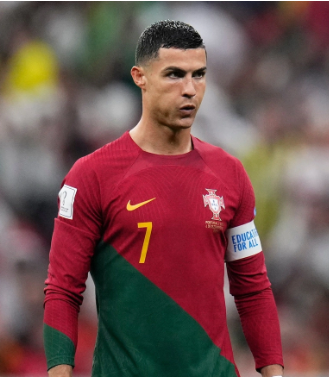
#> input picture face_detection/images/Ronaldo.PNG, 329 x 377 px, given in place of the camera
$ python detect_faces.py
#> lines starting #> are read from the running program, lines starting #| are printed output that depends on the picture
# USAGE
# python detect_faces.py --face cascades/haarcascade_frontalface_default.xml --image images/obama.png

# import the necessary packages
import cv2
import imutils

detector_face = cv2.CascadeClassifier("cascades\\haarcascade_frontalface_default.xml")

detector_eye = cv2.CascadeClassifier("cascades\\haarcascade_eye.xml")


camera = cv2.VideoCapture(0)

while True:
    (grabbed,frame) = camera.read()
#> frame is the input picture: shape (377, 329, 3); mean B, G, R 78.3, 79.5, 115

    if not grabbed:
        break


    frame = imutils.resize(frame,width=500)
#> frame: shape (572, 500, 3)
    gray = cv2.cvtColor(frame, cv2.COLOR_BGR2GRAY)
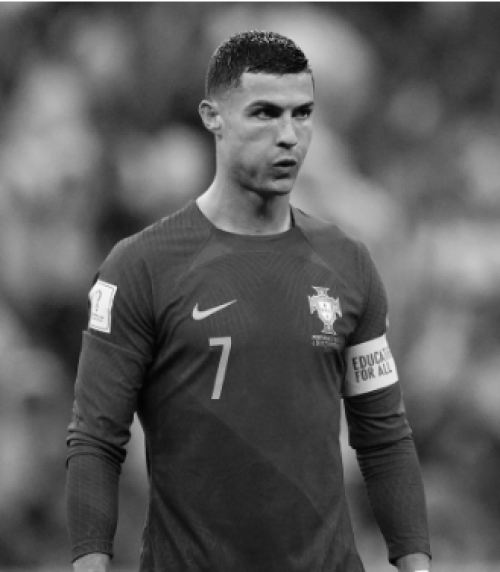
#> gray: shape (572, 500); min 3, max 255, mean 89.9

    faceRects = detector_face.detectMultiScale(gray, scaleFactor=1.05, minNeighbors=5, minSize=(30, 30), flags=cv2.CASCADE_SCALE_IMAGE)
#> faceRects = [[222, 66, 125, 125]]

    for(x,y,w,h) in faceRects:

        cv2.rectangle(frame, (x,y), (x+w, y+h),(255,0, 0),5)


        eyeRects = detector_eye.detectMultiScale(gray)
        for (ex,ey,ew,eh) in eyeRects:
            cv2.rectangle(frame,(ex,ey),(ex+ew,ey+eh),(0,255,0),2)
#> this loop made 1 pass
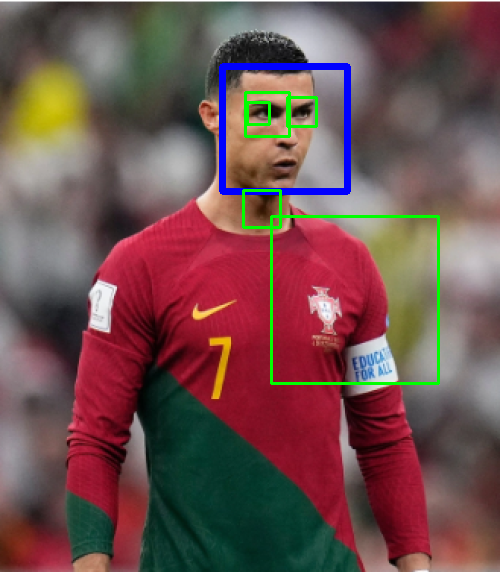
#> frame: shape (572, 500, 3); mean B, G, R 78.8, 79.9, 111.5


    cv2.imshow("Frame", frame)
    key = cv2.waitKey(1) & 0xFF
#> (key q is pressed here)

    if key == ord("q"):
        break


camera.release()
cv2.destroyAllWindows()

$ run again, on face_detection/images/mbappe.PNG
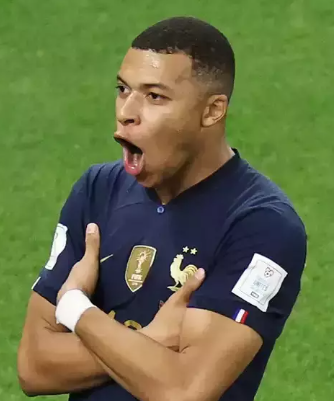
#> input picture face_detection/images/mbappe.PNG, 334 x 401 px, given in place of the camera
#> frame is the input picture: shape (401, 334, 3); mean B, G, R 70.2, 113.5, 103.6
#> frame: shape (600, 500, 3)
#> `gray = cv2.cvtColor(frame, cv2.COLOR_BGR2GRAY)`:
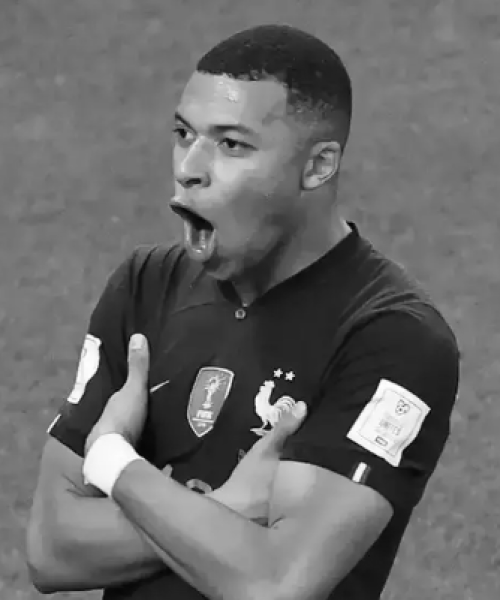
#> gray: shape (600, 500); min 1, max 255, mean 105.6
#> faceRects = ()

$ run again, on face_detection/images/messi.PNG
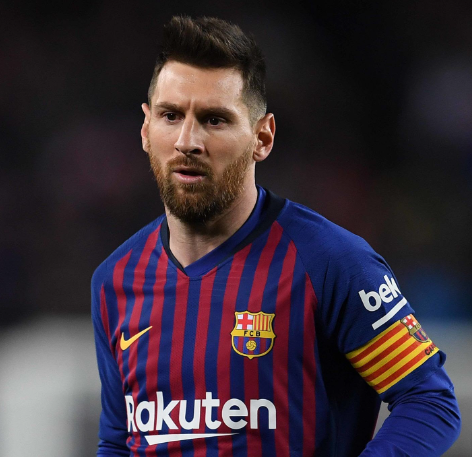
#> input picture face_detection/images/messi.PNG, 472 x 459 px, given in place of the camera
#> frame is the input picture: shape (459, 472, 3); mean B, G, R 58, 47.7, 59.8
#> `gray = cv2.cvtColor(frame, cv2.COLOR_BGR2GRAY)`:
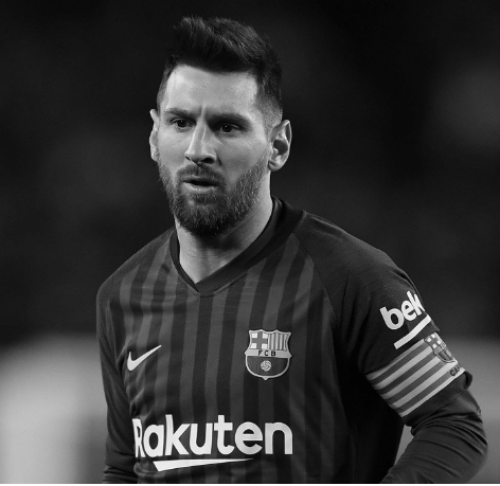
#> gray: shape (486, 500); min 0, max 255, mean 52.4
#> faceRects = [[134, 72, 137, 137]]
#> the loop `for(x,y,w,h) in faceRects: ` made 1 pass
#> (x, y, w, h, eyeRects) on pass 1: (134, 72, 137, 137, [[165, 106, 33, 33], [200, 105, 47, 47]])
#> after the loop `for(x,y,w,h) in faceRects:`:
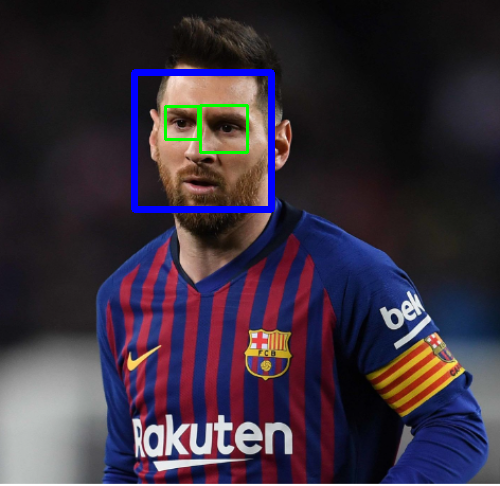
#> frame: shape (486, 500, 3); mean B, G, R 60.7, 47.1, 57.7
